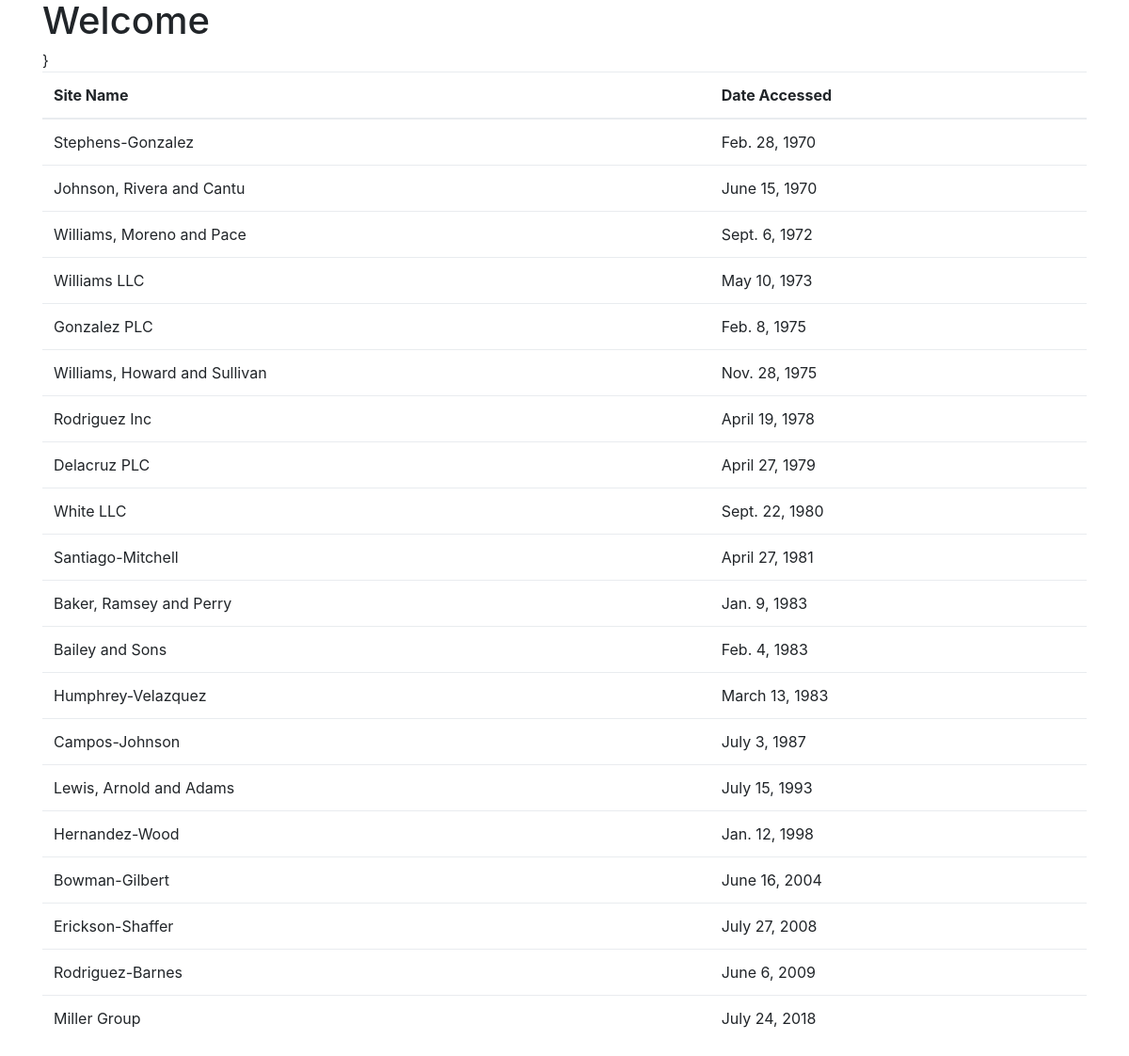
The app's page /first_app/ with its own data.
### first_app/models.py (models this page shows, shortened)
class AccessRecord(models.Model):
    name = models.ForeignKey(WebPage, on_delete=models.CASCADE)
    date = models.DateField()

class WebPage(models.Model):
    topic = models.ForeignKey(Topic, on_delete=models.CASCADE)
    name = models.CharField(max_length=264, unique=True)
    url = models.URLField(unique=True)
    def __str__(self):
        return self.name

### first_app/views.py (the view)
# urls.py: url('', views.index, name='index'),
def index(request):
    webpages_list = AccessRecord.objects.order_by('date')
    date_dict = {
        'access_records': webpages_list
    }
    return render(request, 'first_app/index.html', context=date_dict)

### templates/first_app/index.html (shortened to what this page needs)
<!DOCTYPE html>
{% load static %}
<html lang="en">
<head>
    <link href="{% static 'css/main.css'%}" rel="stylesheet"/>
    <link href="{% static 'css/bootstrap/css/bootstrap.min.css'%}" rel="stylesheet"/>
</head>
<body>
    <div class="container">
        <h1>Welcome</h1>
        <diV class="div1">
            {% if access_records %}
                <table class="table">
                    <thead>
                        <th>Site Name</th>
                        <th>Date Accessed</th>
                    </thead>
                     {% for acc in access_records %}
                    <tr>
                        <td>{{ acc.name }}</td>
                        <td>{{acc.date}}</td>
                    </tr>
                    {% endfor %}}
                </table>
           {% else %}
            <p>No Records found</p>
            {% endif %}
        </diV>
    </div>
</body>
</html>

### static/css/main.css (style rules this page uses)
h1 { color: darkred; }

### records on screen
AccessRecord: name "Stephens-Gonzalez", date "Feb. 28, 1970"
AccessRecord: name "Johnson, Rivera and Cantu", date "June 15, 1970"
AccessRecord: name "Williams, Moreno and Pace", date "Sept. 6, 1972"
AccessRecord: name "Williams LLC", date "May 10, 1973"
AccessRecord: name "Gonzalez PLC", date "Feb. 8, 1975"
AccessRecord: name "Williams, Howard and Sullivan", date "Nov. 28, 1975"
AccessRecord: name "Rodriguez Inc", date "April 19, 1978"
AccessRecord: name "Delacruz PLC", date "April 27, 1979"
AccessRecord: name "White LLC", date "Sept. 22, 1980"
AccessRecord: name "Santiago-Mitchell", date "April 27, 1981"
AccessRecord: name "Baker, Ramsey and Perry", date "Jan. 9, 1983"
AccessRecord: name "Bailey and Sons", date "Feb. 4, 1983"
AccessRecord: name "Humphrey-Velazquez", date "March 13, 1983"
AccessRecord: name "Campos-Johnson", date "July 3, 1987"
AccessRecord: name "Lewis, Arnold and Adams", date "July 15, 1993"
AccessRecord: name "Hernandez-Wood", date "Jan. 12, 1998"
AccessRecord: name "Bowman-Gilbert", date "June 16, 2004"
AccessRecord: name "Erickson-Shaffer", date "July 27, 2008"
AccessRecord: name "Rodriguez-Barnes", date "June 6, 2009"
AccessRecord: name "Miller Group", date "July 24, 2018"
